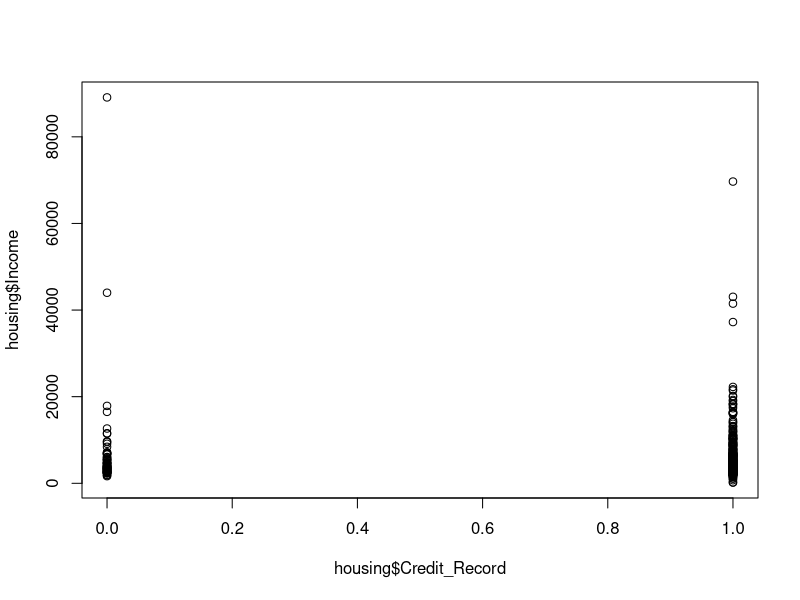
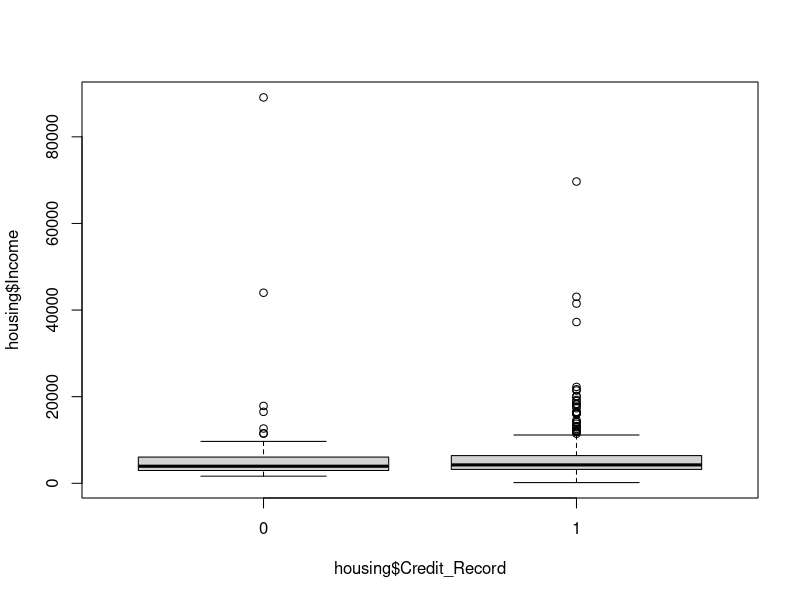
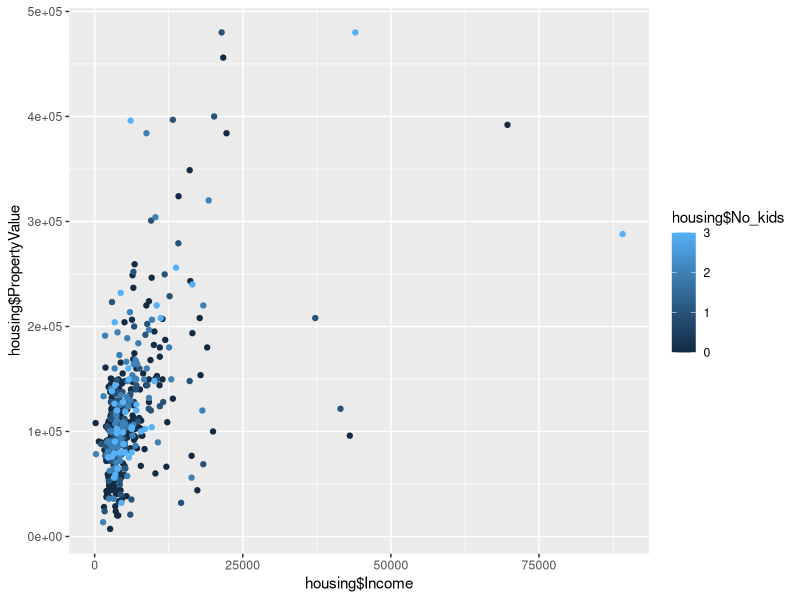
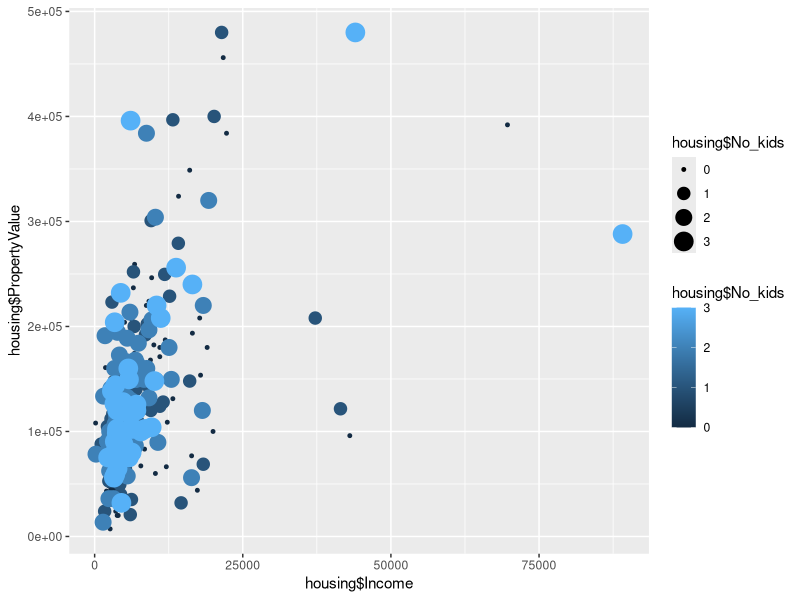
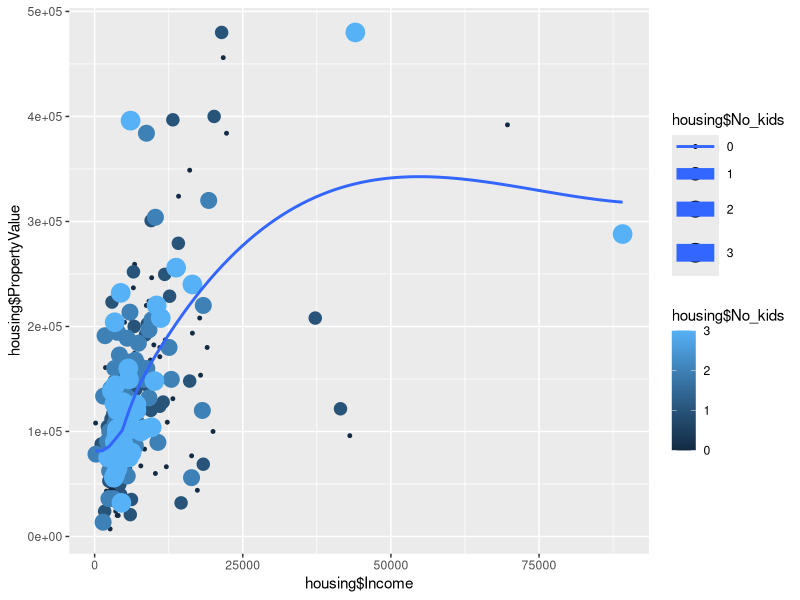
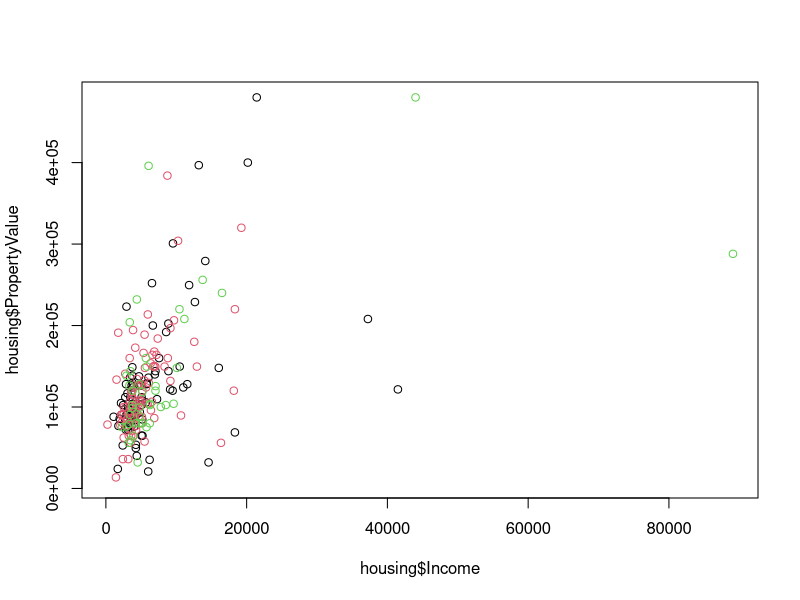
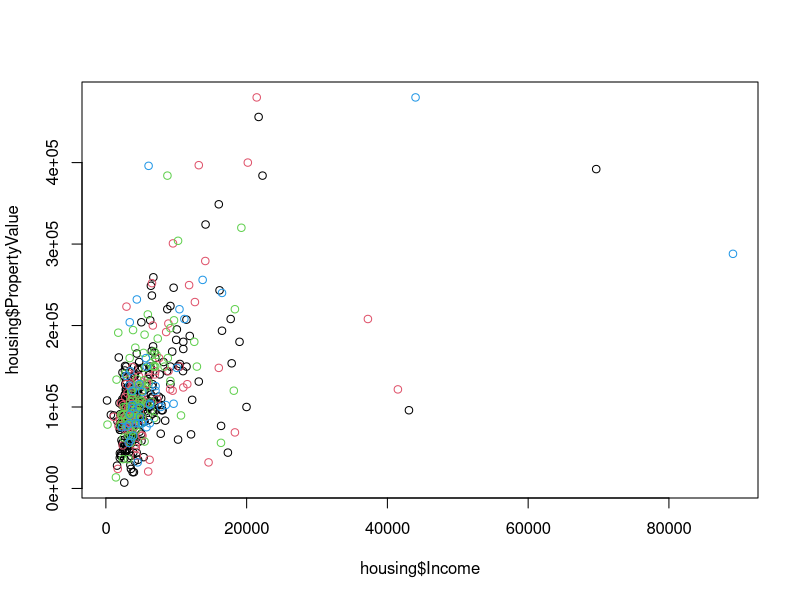
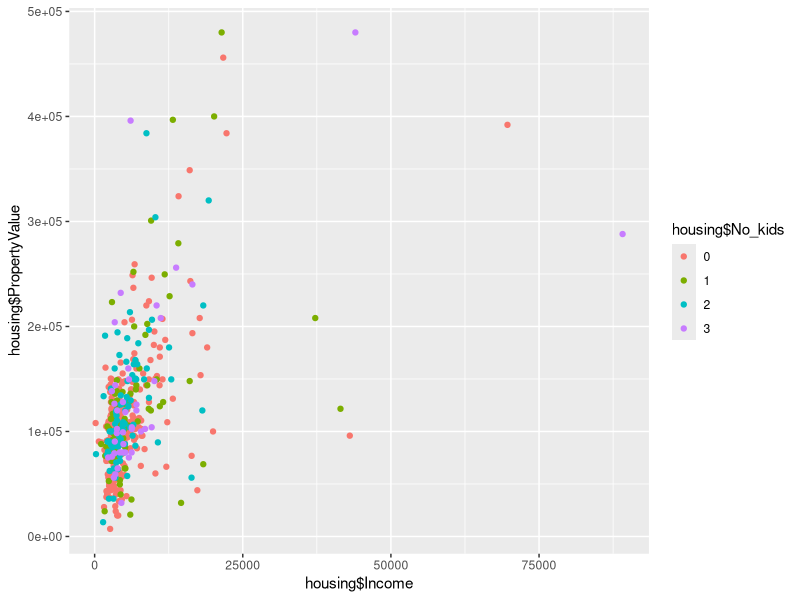

These charts were generated, in order, by the following R code: (Note: this script raises an error after producing the figures.)

#Importing and Installing____________________________________________________________________________________________________

setwd("C:/Users/ICH/Google Drive/Data Science/Edureka/self_paced_Introduction to R Programming/module_5 Data Visualistaion")
housing <- read.csv("housing_m5.csv")

install.packages("ggplot2")
library(ggplot2)
#2 data structure and concise summary_______________________________________________________________________________________
head(housing)
dim(housing)
str(housing)
sum(is.na(housing))
housing

#3 Scatter plot_____________________________________________________________________________________________________________

plot(housing$Income ~ housing$Credit_Record)

housing$Credit_Record <- as.factor(housing$Credit_Record)

plot(housing$Income ~ housing$Credit_Record) # the new plots are two boxplots

#4 ggplot plot_______________________________________________________________________________________________________________


#color argument which should be dependent on the No_kids of the applicant
ggplot(housing, aes(x= housing$Income , y = housing$PropertyValue, col =housing$No_kids)) +geom_point()

#size argument which should be dependent on the No_kids
ggplot(housing, aes(x= housing$Income , y = housing$PropertyValue, col =housing$No_kids, size = housing$No_kids)) +geom_point()

# smooth line using the geom_smooth() function
ggplot(housing, aes(x= housing$Income , y = housing$PropertyValue, col =housing$No_kids, size = housing$No_kids)) +geom_point()+ geom_smooth(se =FALSE)


#5 ggplot comparison to scatter plot__________________________________________________________________________________________

plot(housing$PropertyValue ~ housing$Income, col = housing$No_kids )
housing$No_kids <- as.factor(housing$No_kids)

plot(housing$PropertyValue ~ housing$Income, col = housing$No_kids )
ggplot(housing, aes(x= housing$Income , y = housing$PropertyValue, col = housing$No_kids)) +geom_point()


#6 Aesthetics________________________________________________________________________________________________________________


#Adding xlab and ylab
ggplot(housing, aes(x= housing$Income , y = housing$PropertyValue, col = housing$No_kids)) 
+geom_point() + xlab("Income") +ylab("Property Value")


#flip the plot via coord_flip()
ggplot(housing, aes(x= housing$Income , y = housing$PropertyValue))+geom_point() + xlab("Income") +ylab("Property Value") + coord_flip()

#flip the plot and add col to NO_kids
ggplot(housing, aes(x= housing$Income , y = housing$PropertyValue, col = housing$No_kids))+geom_point() + xlab("Income") +ylab("Property Value") + coord_flip()


#change shape and size of the points
ggplot(housing, aes(x= housing$Income , y = housing$PropertyValue, col = housing$No_kids,size = housing$No_kids))+geom_point(shape= 17) + xlab("Income") +ylab("Property Value") + coord_flip()

#7 Geometry_____________________________________________________________________________________________________________________

#ggplot Income vs  property value
ggplot(housing, aes(x= housing$Income , y = housing$PropertyValue))+geom_point() + xlab("Income") +ylab("Property Value") + coord_flip()


#make a plot with grom_jitter()
ggplot(housing, aes(x= housing$Income , y = housing$PropertyValue))+geom_jitter() + xlab("Income") +ylab("Property Value") + coord_flip()

# setting width 0.1 in geom_width()
ggplot(housing, aes(x= housing$Income , y = housing$PropertyValue))+geom_jitter(width = 0.1) + xlab("Income") +ylab("Property Value") + coord_flip()


#8 Histogram________________________________________________________________________________________________________________________

#univariate INCOME histogram
ggplot(housing, aes(x= housing$Income))+geom_histogram()

#adding binwidth to histogram layer
ggplot(housing, aes(x= housing$Income))+geom_histogram(binwidth = 100)

#In the above plot,  MAP ..density.. to the y aesthetic (i.e. in a second aes() function) 
ggplot(housing, aes(x= Income,y = ..density..))+geom_histogram(binwidth = 100) + geom_density(aes(y= ..density..), color = "red")

# Finally, in the above plot, plus SET the fill attribute to "#377EB8"
ggplot(housing, aes(x= Income,y = ..density.. ))+geom_histogram(binwidth = 100) + geom_density(aes(y= ..density.. , fill = "#377EB8"), color = "red")


#9 Bar Plot _________________________________________________________________________________________________________________________

#Draw a bar plot of Property_Purchased, filled according to Education
ggplot(housing, aes(x = Property_Purchased, fill = Education)) + geom_bar()

#In the above plot, Change the position argument to "stack"
ggplot(housing, aes(x = Property_Purchased, fill = Education)) + geom_bar(position = "stack")

#In the above plot, Change the position argument to "fill"
ggplot(housing, aes(x = Property_Purchased, fill = Education)) + geom_bar(position = "fill")

#In the above plot, Change the position argument to "dodge" - proportion barplot

ggplot(housing, aes(x = Property_Purchased,  fill = Education)) + geom_bar(position = "dodge")


#10 Overlapping bar plots ___________________________________________________________________________________________________________

#Take the last plot form the previous exercise
ggplot(housing, aes(x = Property_Purchased,  fill = Education)) + geom_bar(position = "dodge")

#In the above plot, Define posn_d with position_dodge(). Take value as 0.7
posn_d <- position_dodge(0.7)

#Change the position argument to posn_d in the last plot made in Step 9(d)
ggplot(housing, aes(x = Property_Purchased,  fill = Education)) + geom_bar(position = posn_d)

# Use posn_d as position and adjust alpha to 0.6 -can you see the overlap in bars. If not, change the value of alpha
ggplot(housing, aes(x = Property_Purchased,  fill = Education)) + geom_bar(position = posn_d, alpha = 0.6)


#11 Overlapping Histograms ____________________________________________________________________________________________________________

#A basic histogram, add coloring defined by Income and filled by HasCar, select a suitable binwidth
ggplot(housing, aes(x= Income, fill = HasCar))+geom_histogram(binwidth = 100)

#In the above plot, In the above chart, Change position to identity
ggplot(housing, aes(x= Income, fill = HasCar))+geom_histogram(binwidth = 5000, position = "Identity")


#12 Faceting___________________________________________________________________________________________________________________________

#Now create a basic scatter plot between income and property value variables 
ggplot(housing, aes(x= PropertyValue , y = Income))+geom_point()


#In the above plot, Separate rows according to HasCar
ggplot(housing, aes(x= PropertyValue , y = Income, col = HasCar))+geom_point()+facet_grid(rows = vars(HasCar))










